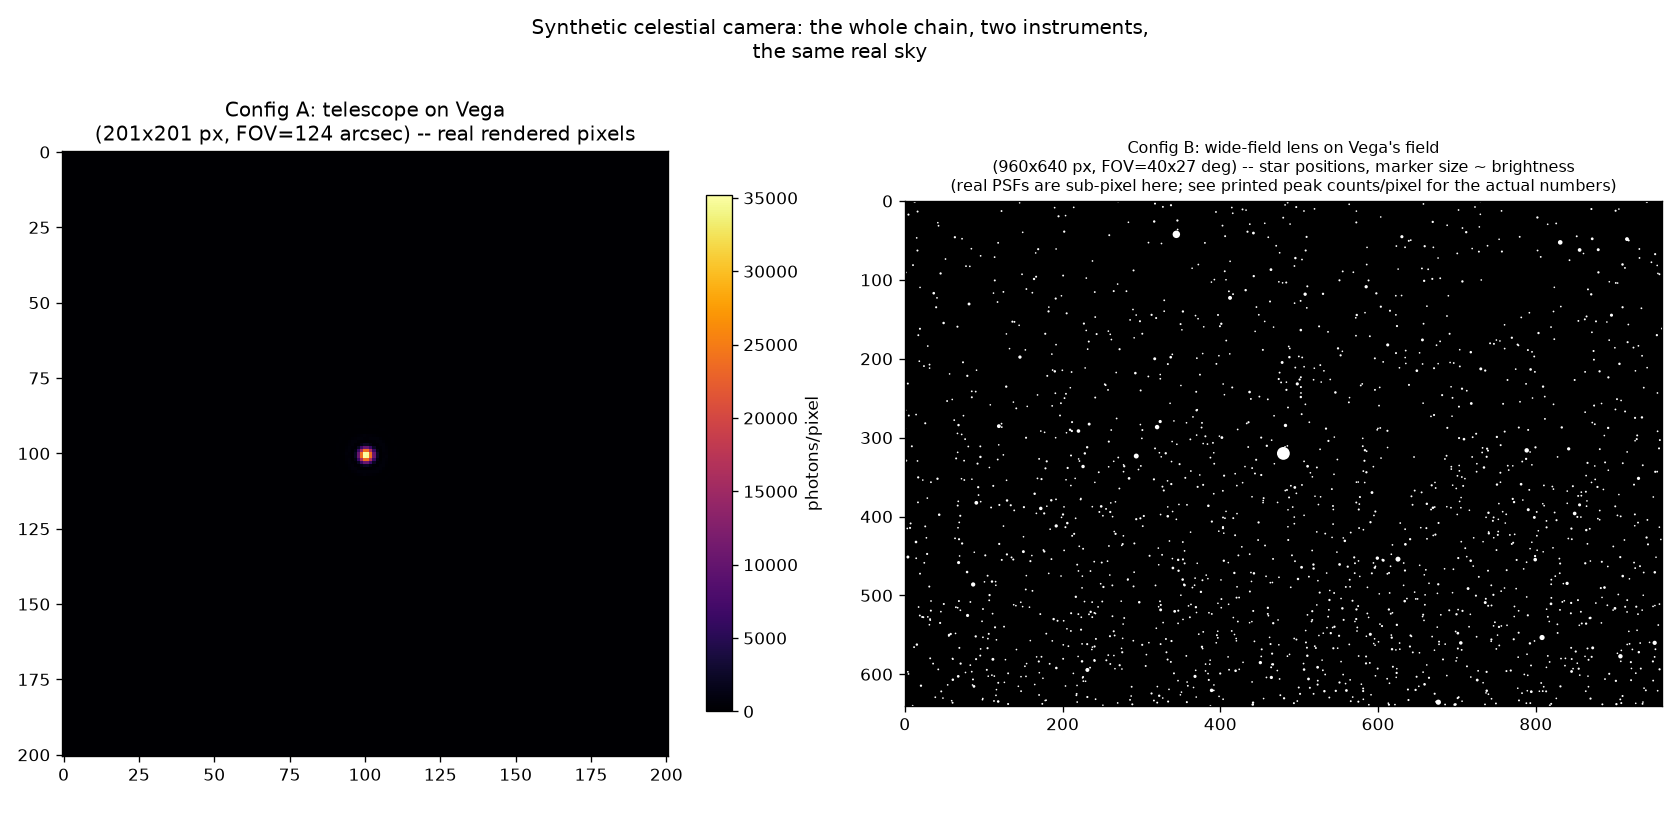

The script that saved this image:
"""module-9 -- synthetic_celestial_camera.py  (Section 38: Synthetic Celestial Camera)

Combines Modules 3, 7, 8 and this one. Ten steps, each traceable to a
specific already-built, already-validated piece:

  1. star direction                  frames.star_celestial          (C)
  2. -> observer frame                 frames.star_earth_fixed/local  (C->E->L)
  3. reject below horizon              altitude <= 0
  4. -> camera frame                    frames.R_BL / star_camera      (L->B)
  5. reject behind camera              module-7 project_points (Zc<=0)
  6. project into image                 module-7 project_points (pinhole)
  7. reject outside FOV/sensor          module-7 project_points (image_size)
  8. relative brightness from magnitude magnitude_flux.relative_flux
  9. generate PSF                       module-8 airy_value (Airy disk)
  10. sample onto sensor                module-8's fine-subgrid integration
                                        technique (star_centroid.py), + one
                                        Poisson draw per pixel ("photon
                                        realization")

DISTORTION: not modelled. Step 6 is the ideal pinhole from Module 7 --
a stated simplification, not a silent omission.

PHOTON BUDGET: a single order-of-magnitude zero point,
ZERO_MAG_PHOTON_RATE = 1e10 photons/s/m^2 for m=0 (roughly the textbook
~1000 photons/s/cm^2/Angstrom V-band value integrated over a ~1000
Angstrom bandpass), times a flat quantum efficiency. Not a photometric
calibration -- a believable order of magnitude, clearly labelled as such.
"""

import os
import sys

import numpy as np
import matplotlib.pyplot as plt

_HERE = os.path.dirname(__file__)
for rel in [("..", "module-7"), ("..", "module-8")]:
    p = os.path.normpath(os.path.join(_HERE, *rel))
    if p not in sys.path:
        sys.path.insert(0, p)

from camera_model import Camera                       # noqa: E402  (Module 7)
from projection import project_points                  # noqa: E402  (Module 7)
from star_centroid import airy_value                   # noqa: E402  (Module 8)

from frames import (star_celestial, star_earth_fixed, star_local,        # this module
                    altaz_from_local, R_BL)
from spherical_astronomy import julian_date
from magnitude_flux import relative_flux
from star_catalog import generate_catalog, MAG_MAX

ZERO_MAG_PHOTON_RATE = 1.0e10     # photons / s / m^2, m = 0  (order-of-magnitude)
QUANTUM_EFFICIENCY = 0.7

# a few real named stars (RA hours, Dec deg, apparent V magnitude), added to
# the synthetic field catalog so there is something recognisable in it
NAMED_STARS = [
    ("Vega", 18.615, 38.784, 0.03),
    ("Polaris", 2.530, 89.264, 1.98),
    ("Deneb", 20.690, 45.280, 1.25),
]


def expected_photons(mag, D_m, exposure_s, qe=QUANTUM_EFFICIENCY):
    """Expected photon count for a star of apparent magnitude `mag`."""
    area_m2 = np.pi * (D_m / 2.0) ** 2
    return ZERO_MAG_PHOTON_RATE * area_m2 * relative_flux(mag) * exposure_s * qe


def _airy_kernel_sum(half_window, D_m, wavelength_m, pixel_scale, oversample):
    """Total flux (raw airy_value units) captured within +/- half_window
    pixels, via the SAME fine-grid block-average used per star -- so the
    normalisation is resolved the same way the rendering is, not aliased."""
    n = 2 * half_window + 1
    coords = (np.arange(n * oversample) + 0.5) / oversample - half_window - 0.5
    X, Y = np.meshgrid(coords, coords)
    fine = airy_value(X, Y, D_m, wavelength_m, pixel_scale)
    return fine.reshape(n, oversample, n, oversample).mean(axis=(1, 3)).sum()


def render_image(cam, D_m, wavelength_m, u, v, n_photons, rng, oversample=8):
    """Sum every star's flux onto the sensor, then draw ONE Poisson
    realization of the whole image ("photon realization").

    u, v, n_photons: (N,) arrays -- already-projected pixel positions and
    each star's expected photon count.

    Two regimes, chosen by how many pixels fit across the diffraction
    limit (first_null_px), NOT hand-picked per config:

      * first_null_px >= 0.5 -- the PSF is resolved by the pixel grid.
        Render the real Airy kernel with Module 8's fine-grid, block-
        averaged integration (the SAME technique as star_centroid.py).

      * first_null_px < 0.5 -- deeply undersampled (Config B's regime).
        The Airy pattern oscillates many times within one pixel; trying to
        "resolve" that on a pixel grid this coarse is neither meaningful
        nor affordable, and it isn't what a real sensor does either: all
        the light from a source this much smaller than a pixel lands in
        that pixel. Point-source limit: split each star's flux by
        bilinear weight onto its 4 nearest pixels -- exact in this limit,
        and it sidesteps trying to numerically integrate a function
        oscillating faster than any affordable grid can sample.
    """
    pixel_scale = np.deg2rad(cam.angular_scale_x / 3600.0)   # rad/pixel
    first_null_px = 1.22 * wavelength_m / D_m / pixel_scale

    expected = np.zeros((cam.Ny, cam.Nx))
    n_rendered, flux_captured = 0, []

    if first_null_px < 0.5:
        half_window = 1
        for ui, vi, ni in zip(u, v, n_photons):
            x0, y0 = int(np.floor(ui)), int(np.floor(vi))
            fx, fy = ui - x0, vi - y0
            for dx, dy, w in [(0, 0, (1 - fx) * (1 - fy)), (1, 0, fx * (1 - fy)),
                              (0, 1, (1 - fx) * fy), (1, 1, fx * fy)]:
                xx, yy = x0 + dx, y0 + dy
                if 0 <= xx < cam.Nx and 0 <= yy < cam.Ny:
                    expected[yy, xx] += ni * w
            n_rendered += 1
            flux_captured.append(1.0)          # exact, in this point-source limit
    else:
        half_window = int(np.clip(np.ceil(6 * first_null_px), 2, 40))
        hw_norm = max(half_window, 60)
        norm = _airy_kernel_sum(hw_norm, D_m, wavelength_m, pixel_scale, oversample)

        for ui, vi, ni in zip(u, v, n_photons):
            x0, x1 = int(np.round(ui)) - half_window, int(np.round(ui)) + half_window + 1
            y0, y1 = int(np.round(vi)) - half_window, int(np.round(vi)) + half_window + 1
            xs0, xs1 = max(x0, 0), min(x1, cam.Nx)
            ys0, ys1 = max(y0, 0), min(y1, cam.Ny)
            if xs0 >= xs1 or ys0 >= ys1:
                continue                                   # PSF entirely off-frame

            xs_fine = xs0 - 0.5 + (np.arange((xs1 - xs0) * oversample) + 0.5) / oversample
            ys_fine = ys0 - 0.5 + (np.arange((ys1 - ys0) * oversample) + 0.5) / oversample
            X, Y = np.meshgrid(xs_fine, ys_fine)
            fine = airy_value(X - ui, Y - vi, D_m, wavelength_m, pixel_scale)
            kernel = fine.reshape(ys1 - ys0, oversample, xs1 - xs0, oversample).mean(axis=(1, 3))

            captured = kernel.sum() / norm
            expected[ys0:ys1, xs0:xs1] += ni * kernel / norm
            n_rendered += 1
            flux_captured.append(captured)

    realized = rng.poisson(expected)
    return expected, realized, n_rendered, np.array(flux_captured), half_window


def run_config(name, cam, D_m, wavelength_m, exposure_s, catalog, jd, lat_deg, lon_deg,
               point_alt, point_az, rng, mag_render_limit=None):
    ra, dec, mag = catalog
    n_total = len(ra)

    # 1: celestial direction
    s_c = star_celestial(ra, dec)
    # 2: -> observer frame (C -> E -> L)
    s_e = star_earth_fixed(s_c, jd)
    s_l = star_local(s_e, lat_deg, lon_deg)
    alt, az = altaz_from_local(s_l)

    # 3: reject below horizon
    above = alt > 0.0
    n_above = int(above.sum())

    # 4: -> camera frame (L -> B)
    s_b = s_l[above] @ R_BL(point_alt, point_az).T

    # 5,6,7: behind camera / project / outside FOV+sensor  (Module 7)
    uv, valid, reason = project_points(s_b, np.eye(3), np.zeros(3), cam.K,
                                       image_size=(cam.Nx, cam.Ny))
    n_infront = int(np.sum(reason != "behind_camera"))
    n_infov = int(valid.sum())

    mag_v = mag[above][valid]
    u, v = uv[valid, 0], uv[valid, 1]

    # 8: relative brightness -> expected photon count
    n_photons = expected_photons(mag_v, D_m, exposure_s)
    if mag_render_limit is not None:
        keep = mag_v <= mag_render_limit
    else:
        keep = np.ones_like(mag_v, dtype=bool)

    # 9, 10: PSF + sensor sampling + photon realization
    expected_img, realized_img, n_rendered, captured, half_window = render_image(
        cam, D_m, wavelength_m, u[keep], v[keep], n_photons[keep], rng)

    print(f"--- {name} ---")
    print(f"  catalog                    : {n_total:>8,} stars")
    print(f"  3. above horizon           : {n_above:>8,}")
    print(f"  5. in front of camera      : {n_infront:>8,}")
    print(f"  7. inside FOV + sensor     : {n_infov:>8,}")
    print(f"  rendered (mag<={mag_render_limit if mag_render_limit is not None else 'inf'}) "
          f": {n_rendered:>8,}")
    if n_rendered:
        print(f"  brightest rendered star    : {mag_v[keep].min():.2f} mag, "
              f"{n_photons[keep].max():,.0f} expected photons")
        if half_window == 1 and np.allclose(captured, 1.0):
            print("  regime                     : point-source (first null < 0.5 px) "
                  "-- bilinear split onto 4 nearest pixels, exact in this limit")
        else:
            print(f"  window flux captured       : {captured.mean()*100:.2f}% "
                  f"(half-window={half_window} px; rest is outer Airy rings, "
                  f"truncated -- same effect star_centroid.py noted)")
    print(f"  peak expected counts/pixel  : {expected_img.max():,.1f}")
    print(f"  total photons realized      : {realized_img.sum():,.0f}")
    print()

    s_l_final = s_l[above][valid]         # true local-frame direction, RENDERED subset only
    return dict(alt=alt, az=az, above=above, valid=valid,
               u=u[keep], v=v[keep], mag=mag_v[keep], n_photons=n_photons[keep],
               s_l=s_l_final[keep],
               expected=expected_img, realized=realized_img, cam=cam,
               point_alt=point_alt, point_az=point_az)


def main():
    LAT_DEG, LON_DEG = 40.0, -74.0
    YEAR, MONTH, DAY, UT_HOUR = 2026, 9, 14, 22.0
    jd = julian_date(YEAR, MONTH, DAY, hour=UT_HOUR)

    print("=" * 90)
    print("SYNTHETIC CELESTIAL CAMERA -- Modules 3, 7, 8, 9 combined")
    print("=" * 90)
    print(f"observer: lat={LAT_DEG}, lon={LON_DEG}, {YEAR}-{MONTH:02d}-{DAY:02d} "
          f"{UT_HOUR:.1f}h UT")

    # point the camera at Vega's actual sky position right now (frames.py,
    # already validated) -- both configs below aim at the same real target
    vega_ra, vega_dec, vega_mag = 18.615 * 15.0, 38.784, 0.03
    s_c = star_celestial(vega_ra, vega_dec)
    s_e = star_earth_fixed(s_c, jd)
    s_l = star_local(s_e, LAT_DEG, LON_DEG)
    point_alt, point_az = altaz_from_local(s_l)
    print(f"pointing: Vega's current (alt, az) = ({point_alt:.3f}, {point_az:.3f}) deg\n")

    rng = np.random.default_rng(7)

    # build the field catalog once: real all-sky synthetic stars down to the
    # catalog's faint limit, plus a few named bright stars for recognisability
    n_total = 60_000
    ra, dec, mag = generate_catalog(n_total, plane_biased=True, rng=rng)
    for name, ra_h, dec_d, m in NAMED_STARS:
        ra = np.append(ra, ra_h * 15.0)
        dec = np.append(dec, dec_d)
        mag = np.append(mag, m)
    catalog = (ra, dec, mag)

    # ---- Config A: narrow "telescope" (well-sampled PSF), pointed at Vega -
    camA = Camera(f=1000.0, Ws=0.603, Hs=0.603, Nx=201, Ny=201, name="telescope")
    resA = run_config("Config A: 50mm telescope, narrow FOV", camA,
                      D_m=0.050, wavelength_m=550e-9, exposure_s=0.05,
                      catalog=catalog, jd=jd, lat_deg=LAT_DEG, lon_deg=LON_DEG,
                      point_alt=point_alt, point_az=point_az, rng=rng)

    # ---- Config B: wide-field camera lens (undersampled), same target -----
    camB = Camera(f=50.0, Ws=36.0, Hs=24.0, Nx=960, Ny=640, name="wide-field")
    resB = run_config("Config B: 50mm f/2 camera lens, wide FOV", camB,
                      D_m=0.025, wavelength_m=550e-9, exposure_s=2.0,
                      catalog=catalog, jd=jd, lat_deg=LAT_DEG, lon_deg=LON_DEG,
                      point_alt=point_alt, point_az=point_az, rng=rng,
                      mag_render_limit=9.0)

    for name, res in [("A", resA), ("B", resB)]:
        cam = res["cam"]
        vega_mask = (np.abs(res["mag"] - vega_mag) < 1e-9)
        if vega_mask.any():
            uv_v = (res["u"][vega_mask][0], res["v"][vega_mask][0])
            print(f"Config {name}: Vega lands at (u,v)=({uv_v[0]:.3f},{uv_v[1]:.3f}), "
                  f"principal point=({cam.cx:.3f},{cam.cy:.3f}) "
                  f"-- diff {np.hypot(uv_v[0]-cam.cx, uv_v[1]-cam.cy):.2e} px "
                  f"(pointed straight at it, so it should be dead centre)")
    print()
    print(f"Config A FOV = {np.degrees(camA.fov_x)*3600:.1f} arcsec "
          f"({np.degrees(camA.fov_x)*60:.2f} arcmin); "
          f"first null = {1.22*550e-9/0.050/np.deg2rad(camA.angular_scale_x/3600):.2f} px "
          f"-> sharp, well-sampled, essentially one star.")
    print(f"Config B FOV = {np.degrees(camB.fov_x):.1f} x {np.degrees(camB.fov_y):.1f} deg; "
          f"first null = {1.22*550e-9/0.025/np.deg2rad(camB.angular_scale_x/3600):.3f} px "
          f"-> far under 1 pixel, every star is a point -- a rich field, no")
    print("resolved PSF. Same code, same physics, two regimes -- exactly the")
    print("tension telescope_trade_study.py and star_density_vs_fov.py already")
    print("quantified: aperture and FOV trade against each other, they don't")
    print("both max out for free.")
    print("=" * 90)

    _plot(resA, resB)
    return resA, resB


def _plot(resA, resB):
    fig, axes = plt.subplots(1, 2, figsize=(14, 7))
    im0 = axes[0].imshow(resA["realized"], cmap="inferno", origin="upper")
    axes[0].set_title(f"Config A: telescope on Vega\n"
                      f"({resA['cam'].Nx}x{resA['cam'].Ny} px, "
                      f"FOV={np.degrees(resA['cam'].fov_x)*3600:.0f} arcsec) "
                      f"-- real rendered pixels")
    fig.colorbar(im0, ax=axes[0], shrink=0.7, label="photons/pixel")

    # Config B's point sources are 1 real pixel wide -- correct, but
    # invisible at this display size/DPI. Show star POSITIONS (scatter,
    # size/colour by magnitude) rather than the raw image so the rich field
    # is actually visible; the printed diagnostics above are the real numbers.
    camB = resB["cam"]
    ax = axes[1]
    ax.set_facecolor("black")
    order = np.argsort(-resB["mag"])           # draw brightest last (on top)
    m = resB["mag"][order]
    size = np.clip(60.0 * 10 ** (-0.2 * m), 0.6, 80.0)
    ax.scatter(resB["u"][order], resB["v"][order], s=size, c="white",
              edgecolors="none")
    ax.set_xlim(0, camB.Nx); ax.set_ylim(camB.Ny, 0)
    ax.set_aspect("equal")
    ax.set_title(f"Config B: wide-field lens on Vega's field\n"
                 f"({camB.Nx}x{camB.Ny} px, FOV={np.degrees(camB.fov_x):.0f}x"
                 f"{np.degrees(camB.fov_y):.0f} deg) -- star positions, "
                 f"marker size ~ brightness\n(real PSFs are sub-pixel here; "
                 f"see printed peak counts/pixel for the actual numbers)",
                 fontsize=9.5)

    fig.suptitle("Synthetic celestial camera: the whole chain, two instruments,\n"
                 "the same real sky", fontsize=12)
    fig.tight_layout()
    fig.savefig("synthetic_celestial_camera.png", dpi=120)


if __name__ == "__main__":
    main()
    plt.show()
